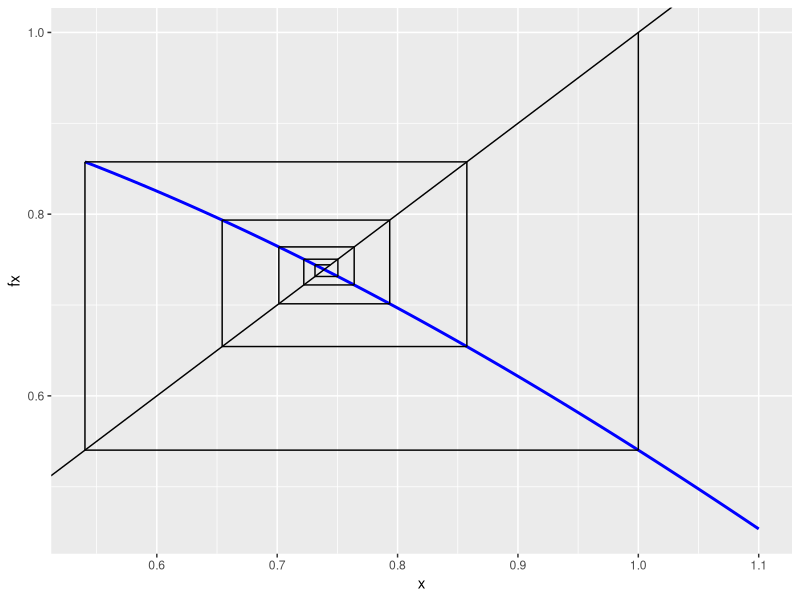
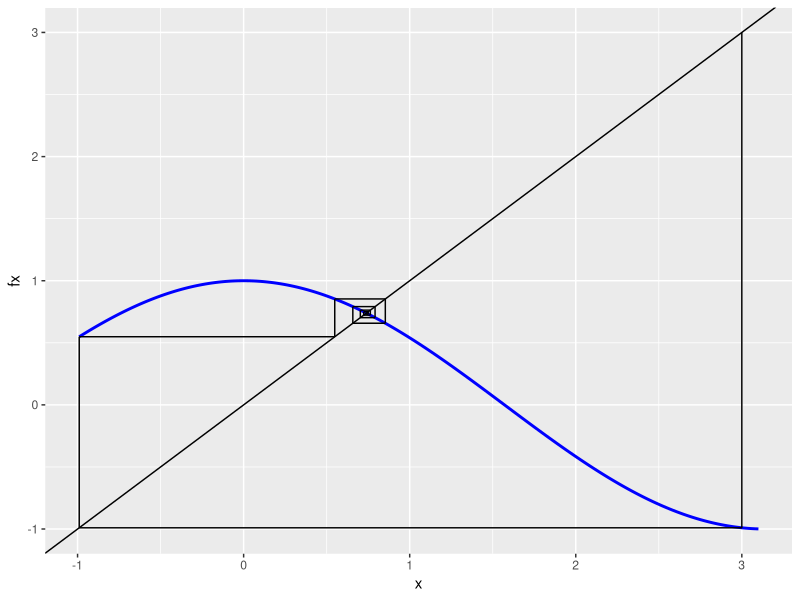
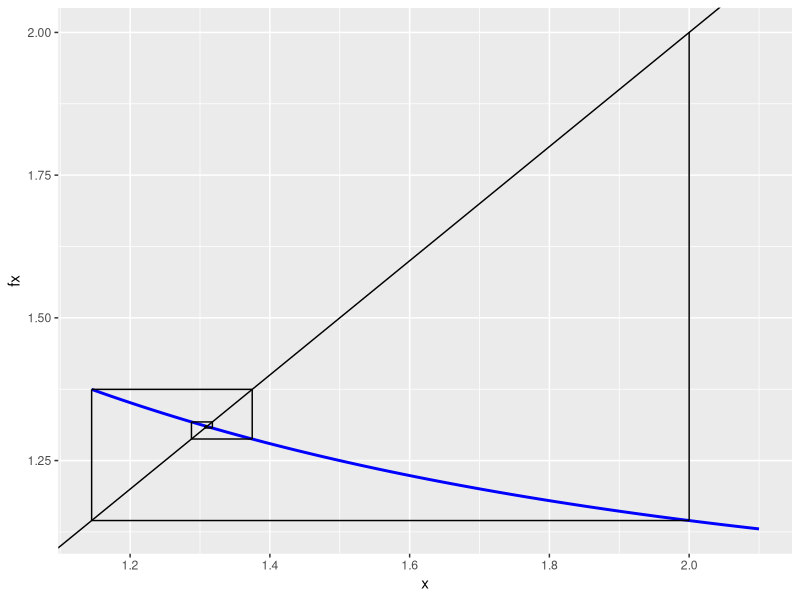
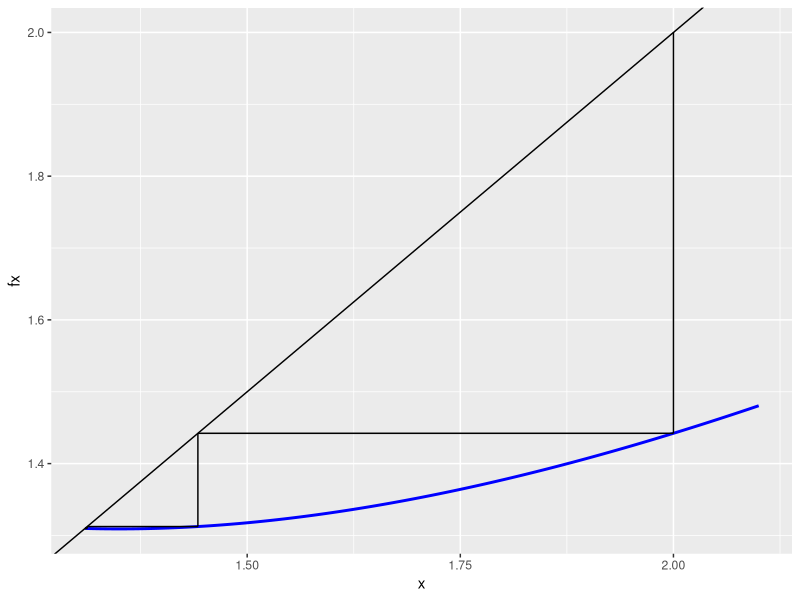
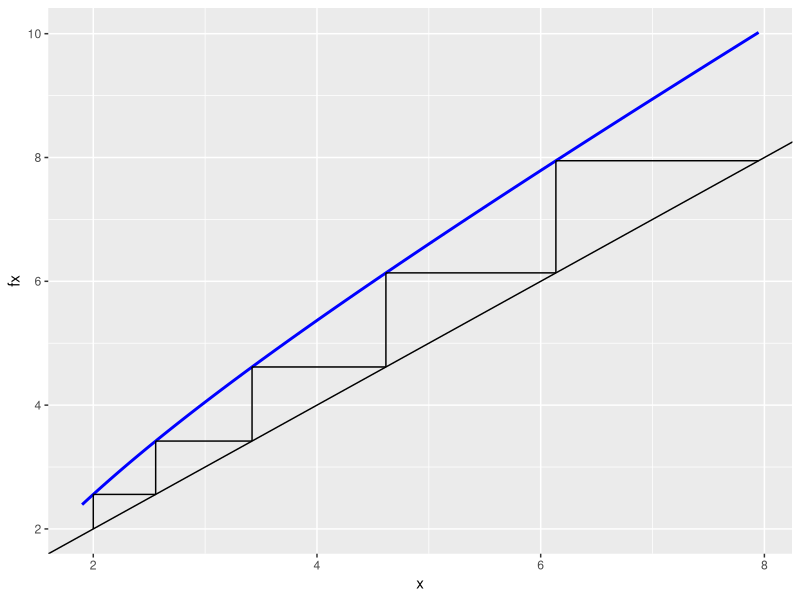
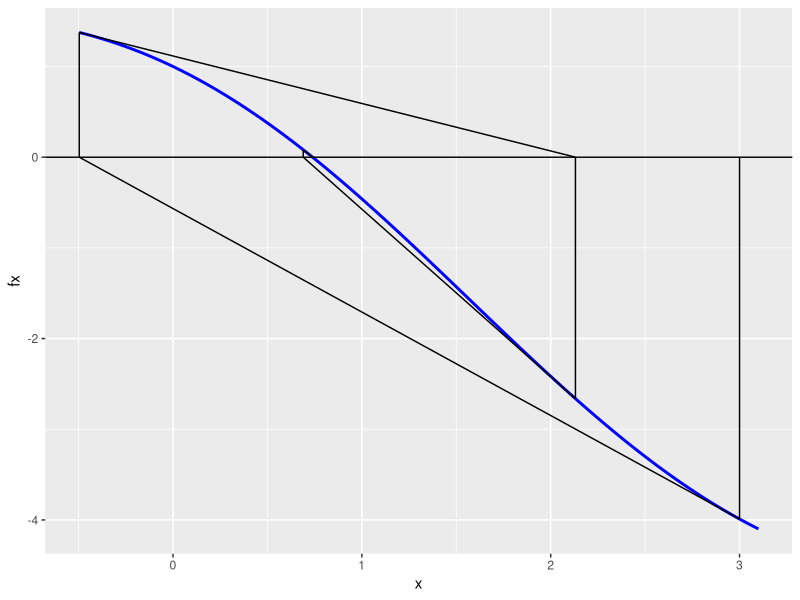
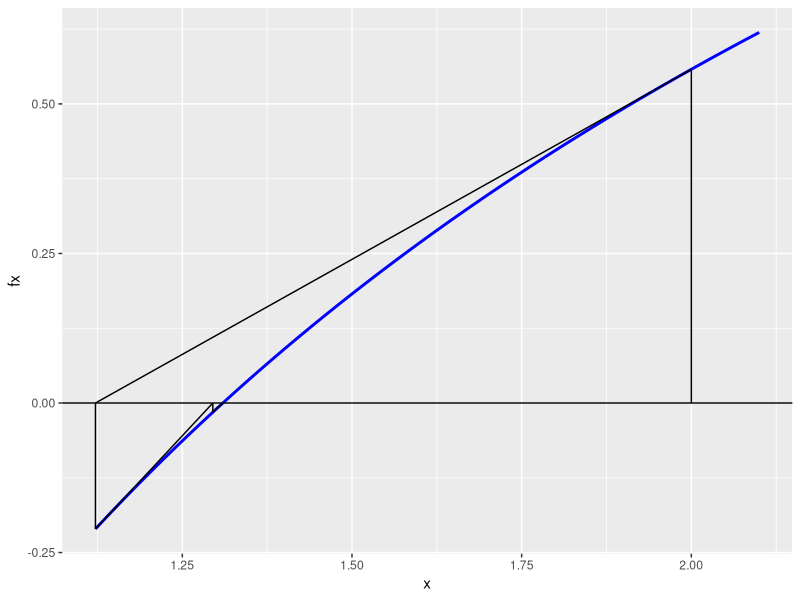
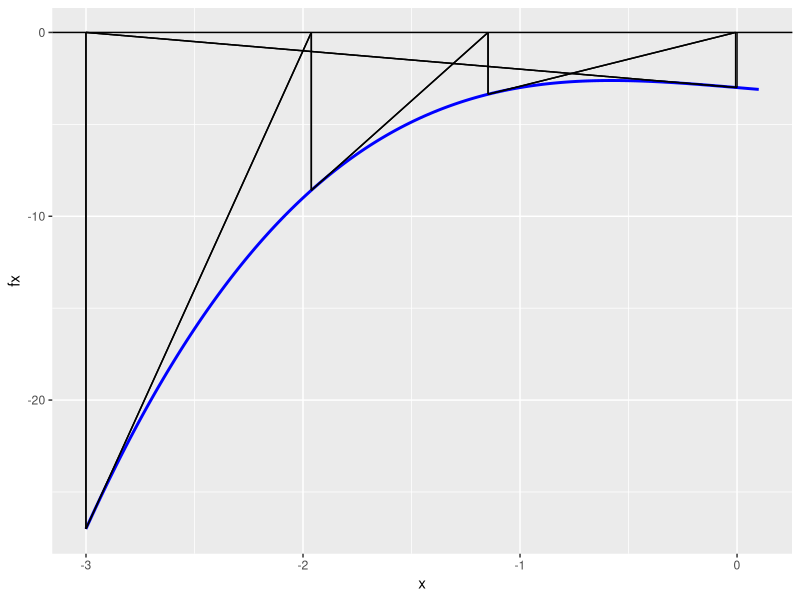

The R script that drew these images, in order:
## ---- chunk 1
library(ggplot2)
fixedpoint_show <- function(ftn, x0, iter = 5){
  # applies fixed-point method to find x such that ftn(x) == x

  # df_points is used to track each update
  # it will be used to plot the line segments showing each update
  # each line segment connects the points (x1,y1) to (x2,y2)
  df_points <- data.frame(x1=numeric(0),y1=numeric(0),x2=numeric(0),y2=numeric(0))
  
  xnew <- x0
  cat("Starting value is:", xnew, "\n")
  
  # iterate the fixed point algorithm
  for(i in 1:iter){
    xold <- xnew
    xnew <- ftn(xold)
    cat("Next value of x is:", xnew, "\n")
    
    df_points[2*i-1,] <- c(xold, xold, xold, xnew) # vertical (x1 = x2)
    df_points[2*i,] <- c(xold, xnew, xnew, xnew)   # horizontal (y1 = y2)
  }

  ### use ggplot to plot the function and the segments for each iteration
  # determine the limits to use
  x_start <- min(df_points$x1, df_points$x2, x0 - .1) # start is the min of these values
  x_end <- max(df_points$x1, df_points$x2, x0 + .1)   # end is the max of these values
  
  x <- seq(x_start, x_end, length.out = 200)
  fx <- rep(NA, length(x))
  for (i in seq_along(x)) {
    fx[i] <- ftn(x[i])
  }
  function_data <- data.frame(x, fx)
  
  p <- ggplot(function_data, aes(x = x, y = fx)) + geom_line(colour = "blue", size=1) +  # plot the function
    geom_segment(aes(x = x1, y = y1, xend = x2, yend = y2), data = df_points) + # plot the segments, we specify that a different data frame is used here
    geom_abline(intercept = 0, slope = 1) # plot the line y = x
  
  print(p) # produce the plot
  return(xnew)
}

## Part a, x0 = 1
f <- function(x) cos(x)
fixedpoint_show(f, 1, iter=10)

## part a, x0 = 3
f <- function(x) cos(x)
fixedpoint_show(f, 3, iter=10)

## part b, x0 = 2 
f2 <- function(x) exp(exp(-x))
fixedpoint_show(f2, 2, iter=10)

## part c, x0 = 2 
f3 <- function(x) x - log(x) + exp(-x)
fixedpoint_show(f3, 2, iter=10)

## part d, x0 = 2, no more than 6 iterations
f4 <- function(x) x + log(x) - exp(-x)
fixedpoint_show(f4, 2, iter=5)

## ---- chunk 2
newtonraphson_show <- function(ftn, x0, iter = 5) {
  # applies Newton-Raphson to find x such that ftn(x)[1] == 0
  # ftn is a function of x. it returns two values, f(x) and f'(x)
  # x0 is the starting point
  
  # df_points is used to track each update
  df_points <- data.frame(x1=numeric(0),y1=numeric(0),x2=numeric(0),y2=numeric(0))
  
  xnew <- x0
  cat("Starting value is:", xnew, "\n")
  
  # the algorithm
  for(i in 1:iter){
    xold <- xnew
    f_xold <- ftn(xold)
    xnew <- xold - f_xold[1]/f_xold[2]
    cat("Next x value:", xnew, "\n")
    
    # the line segments. You will need to replace the NAs with the appropriate values
    df_points[2*i-1,] <- c(xold, 0, xold, f_xold[1])      # vertical segment 
    df_points[2*i,] <- c(xold, f_xold[1], xnew, 0)        # tangent segment 
  }
  
   ### use ggplot to plot the function and the segments for each iteration
  # determine the limits to use
  x_start <- min(df_points$x1, df_points$x2, x0 - .1) # start is the min of these values
  x_end <- max(df_points$x1, df_points$x2, x0 + .1)   # end is the max of these values
  
  x <- seq(x_start, x_end, length.out = 200)
  fx <- rep(NA, length(x))
  for (i in seq_along(x)) {
    fx[i] <- ftn(x[i])[1]
  }
  function_data <- data.frame(x, fx)
  
  p <- ggplot(function_data, aes(x = x, y = fx)) + geom_line(colour = "blue", size=1) +  # plot the function
    geom_segment(aes(x = x1, y = y1, xend = x2, yend = y2), data = df_points) + # plot the segments, we specify that a different data frame is used here
    geom_abline(intercept = 0, slope = 0) # plot the line y = 0
  
  print(p) # produce the plot

  return(xnew)
}


## Part a
# example of how your functions could be written
a <- function(x){
  f <- cos(x) - x   # f(x)
  d <- -sin(x) - 1  # f'(x)
  return(c(f,d))
} 

newtonraphson_show(a, 3, iter = 8)
# after a total of six iterations, my value is  0.7390851



## part (b) using x0 = 2
a1 <- function(x){
  f <- log(x) - exp(-x)   # f(x)
  d <- 1/x + exp(-x)  # f'(x)
  return(c(f,d))
} 

newtonraphson_show(a1, 2, iter = 8)



## part (c) using x0 = 0
a2 <- function(x){
  f <- x^3 - x - 3   # f(x)
  d <- 3*x^2 - 1  # f'(x)
  return(c(f,d))
} 

newtonraphson_show(a2, 0, iter = 8)




## part (d) using x0 = 1.1, 1.3, 1.4, 1.5, 1.6, 1.7 (should be simple. just repeat the command several times )
a3 <- function(x){
  f <- x^3 - 7*x^2 + 14*x - 8   # f(x)
  d <- 3*x^2 - 14*x + 14  # f'(x)
  return(c(f,d))
} 

newtonraphson_show(a3, 1.1, iter = 8)
newtonraphson_show(a3, 1.3, iter = 8)
newtonraphson_show(a3, 1.4, iter = 8)
newtonraphson_show(a3, 1.5, iter = 8)
newtonraphson_show(a3, 1.6, iter = 8)
newtonraphson_show(a3, 1.7, iter = 8)
## ---- chunk 3
secant_show <- function(ftn, x0, x1, iter = 5) {
  
  df_points <- data.frame(x_1=numeric(0),y_1=numeric(0),x_2=numeric(0),y_2=numeric(0))
  
  xolder<-x0
  xold<-x1
  cat("Starting value is:", xold, "\n")
  
  df_points[1,]<-c(xolder,0,xolder,ftn(xolder))
  
  # the algorithm
  for(i in 1:iter){
    xnew <- xold - ftn(xold)*(xold-xolder)/(ftn(xold)-ftn(xolder))
    cat("Next x value:", xnew, "\n")
    

    # the line segments. You will need to replace the NAs with the appropriate values
    df_points[3*i-1,] <- c(xolder, ftn(xolder), xold, ftn(xold))      # vertical segment 
    df_points[3*i,] <- c(xold, 0, xold, ftn(xold))                  # vertical segment 
    df_points[3*i+1,] <- c(xold, ftn(xold), xnew, 0)                    # tangent segment 
    
    xolder<-xold
    xold<-xnew
  }
  
   ### use ggplot to plot the function and the segments for each iteration
  # determine the limits to use
  x_start <- min(df_points$x_1, df_points$x_2, x0 - .1, x1 - .1) # start is the min of these values
  x_end <- max(df_points$x_1, df_points$x_2, x0 + .1, x1 + .1)   # end is the max of these values
  
  x <- seq(x_start, x_end, length.out = 200)
  fx <- rep(NA, length(x))
  for (i in seq_along(x)) {
    fx[i] <- ftn(x[i])
  }
  function_data <- data.frame(x, fx)
  
  p <- ggplot(function_data, aes(x = x, y = fx)) + geom_line(colour = "blue", size=1) +  # plot the function
    geom_segment(aes(x = x_1, y = y_1, xend = x_2, yend = y_2), data = df_points) + # plot the segments, we specify that a different data frame is used here
    geom_abline(intercept = 0, slope = 0) # plot the line y = 0
  
  print(p) # produce the plot

  return(xnew)

}

g1<-function(x) log(x) - exp(-x)
secant_show(g1,1,2,5)

g2<-function(x) x^2 - 0.5
secant_show(g2,4,3.5,5)
## ---- chunk 4
##### A modifcation of code provided by Eric Cai
golden = function(f, lower, upper, tolerance = 1e-5)
{
   golden.ratio = 2/(sqrt(5) + 1)

   ## Use the golden ratio to find the initial test points
   x1 <- lower + golden.ratio * (upper - lower)
   x2 <- upper - golden.ratio * (upper - lower)
   
   ## the arrangement of points is:
   ## lower ----- x2 --- x1 ----- upper

   ### Evaluate the function at the test points
   f1 <- f(x1)
   f2 <- f(x2)

   while (abs(upper - lower) > tolerance) {
        if (f2 > f1) {
        # the minimum is to the right of x2
        lower <- x2  # x2 becomes the new lower bound
        x2 <- x1     # x1 becomes the new x2
        f2 <- f1     # f(x1) now becomes f(x2)
        x1 <- lower + golden.ratio * (upper - lower)  
        f1 <- f(x1)  # calculate new x1 and f(x1)
        } else {
        # then the minimum is to the left of x1
        upper <- x1  # x1 becomes the new upper bound
        x1 <- x2     # x2 becomes the new x1
        f1 <- f2
        x2 <- upper - golden.ratio * (upper - lower)
        f2 <- f(x2)  # calculate new x2 and f(x2)
        }
    }
    (lower + upper)/2 # the returned value is the midpoint of the bounds
}
## ---- chunk 5
f <- function(x){ (x - 3)^2 }
golden(f, 0, 10)
## ---- chunk 6
g <- function(x,y) { 
    5 * x ^ 2 - 6 * x * y + 5 * y ^ 2
}
x <- seq(-1.5,1, len=100)
y <- seq(-1.5,1, len=100)
## ---- chunk 7
# two options to plot. Which one to use is your choice

# use ggplot
df <- data.frame(x = rep(x, each = 100), y = rep(y, 100), z = outer(x,y,g)[1:100^2])
ggplot(df, aes(x=x,y=y,z=z)) + geom_contour(binwidth = 0.9, boundary = 0.5)

# or use contour
z <- outer(x,y,g)
contour(x,y,z, levels = seq(.5,5,by=.9)) # code to plot contour lines

# write your code here
x_i <- -1.5
y_i <- -1.5

x_result<-c(x_i)
y_result<-c(y_i)

i<-1

df_points <- data.frame(x_1=numeric(0),y_1=numeric(0),x_2=numeric(0),y_2=numeric(0))

cat("Starting value is: (", x_i, "," ,y_i, ")\n")

while(i<=15){
  x_now <- x_result[i]
  y_now <- y_result[i]
  
  fx<-function(x)  5 * x ^ 2 - 6 * x * y_now + 5 * y_now ^ 2
  x_next<-golden(fx,-1.5,1.5,1e-5)
 
  if(abs(x_now-x_next)<1e-5)
  {
    break
  }
  
  df_points[2*i-1, ]<-c(x_now,y_now,x_next,y_now)
  
  
  fy<-function(y)  5 * x_next ^ 2 - 6 * x_next * y + 5 * y ^ 2
  y_next<-golden(fy,-1.5,1.5,1e-5)
  
  df_points[2*i, ]<-c(x_next,y_now,x_next,y_next)
  
  i<-i+1
  x_result[i]<-x_next
  y_result[i]<-y_next
  
  cat("Current value is: (", x_next, "," ,y_next, ")\n")
}

cat("Final result is: (", x_result[i], "," ,y_result[i], ")\n")

df <- data.frame(x = rep(x, each = 100), y = rep(y, 100), z = outer(x,y,g)[1:100^2])
ggplot() + geom_contour(data = df, aes(x=x,y=y,z=z), binwidth = 0.9, boundary = 0.5) + geom_segment(aes(x = x_1, y = y_1, xend = x_2, yend = y_2), data = df_points)



